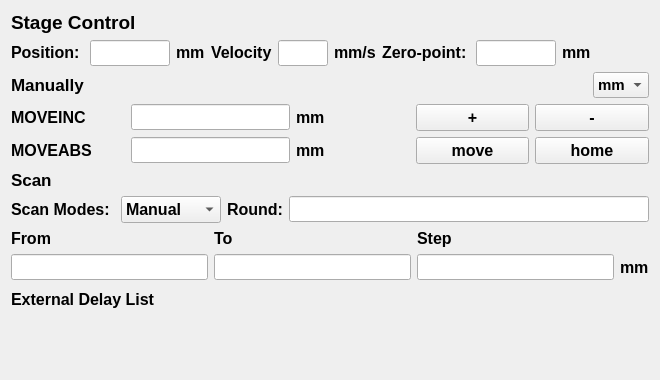
<?xml version="1.0" encoding="UTF-8"?>
<ui version="4.0">
 <class>ServoStage</class>
 <widget class="QWidget" name="ServoStage">
  <property name="geometry">
   <rect>
    <x>0</x>
    <y>0</y>
    <width>634</width>
    <height>380</height>
   </rect>
  </property>
  <property name="sizePolicy">
   <sizepolicy hsizetype="Expanding" vsizetype="Expanding">
    <horstretch>0</horstretch>
    <verstretch>0</verstretch>
   </sizepolicy>
  </property>
  <property name="minimumSize">
   <size>
    <width>0</width>
    <height>0</height>
   </size>
  </property>
  <property name="maximumSize">
   <size>
    <width>16777215</width>
    <height>16777215</height>
   </size>
  </property>
  <property name="windowTitle">
   <string>Servo Stage Control</string>
  </property>
  <layout class="QGridLayout" name="gridLayout_2">
   <item row="5" column="0" colspan="4">
    <layout class="QHBoxLayout" name="horizontalLayout">
     <item>
      <widget class="QLabel" name="label_17">
       <property name="sizePolicy">
        <sizepolicy hsizetype="Preferred" vsizetype="Fixed">
         <horstretch>0</horstretch>
         <verstretch>0</verstretch>
        </sizepolicy>
       </property>
       <property name="font">
        <font>
         <pointsize>12</pointsize>
         <bold>true</bold>
        </font>
       </property>
       <property name="text">
        <string>Scan Modes: </string>
       </property>
      </widget>
     </item>
     <item>
      <widget class="QComboBox" name="comboBox">
       <property name="minimumSize">
        <size>
         <width>100</width>
         <height>0</height>
        </size>
       </property>
       <property name="font">
        <font>
         <pointsize>12</pointsize>
         <bold>true</bold>
        </font>
       </property>
       <item>
        <property name="text">
         <string>Manual</string>
        </property>
       </item>
       <item>
        <property name="text">
         <string>Range</string>
        </property>
       </item>
       <item>
        <property name="text">
         <string>ExtFile</string>
        </property>
       </item>
      </widget>
     </item>
     <item>
      <widget class="QLabel" name="label_20">
       <property name="sizePolicy">
        <sizepolicy hsizetype="Preferred" vsizetype="Fixed">
         <horstretch>0</horstretch>
         <verstretch>0</verstretch>
        </sizepolicy>
       </property>
       <property name="font">
        <font>
         <pointsize>12</pointsize>
         <bold>true</bold>
        </font>
       </property>
       <property name="text">
        <string>Round:</string>
       </property>
      </widget>
     </item>
     <item>
      <widget class="QLineEdit" name="lineEdit_9">
       <property name="sizePolicy">
        <sizepolicy hsizetype="Expanding" vsizetype="Fixed">
         <horstretch>0</horstretch>
         <verstretch>0</verstretch>
        </sizepolicy>
       </property>
       <property name="font">
        <font>
         <family>Consolas</family>
         <pointsize>11</pointsize>
        </font>
       </property>
      </widget>
     </item>
    </layout>
   </item>
   <item row="1" column="2">
    <layout class="QHBoxLayout" name="horizontalLayout_2">
     <item>
      <widget class="QLabel" name="label_4">
       <property name="sizePolicy">
        <sizepolicy hsizetype="Preferred" vsizetype="Fixed">
         <horstretch>0</horstretch>
         <verstretch>0</verstretch>
        </sizepolicy>
       </property>
       <property name="font">
        <font>
         <pointsize>12</pointsize>
         <bold>true</bold>
        </font>
       </property>
       <property name="text">
        <string>Velocity</string>
       </property>
      </widget>
     </item>
     <item>
      <widget class="QLineEdit" name="lineEdit_2">
       <property name="sizePolicy">
        <sizepolicy hsizetype="Maximum" vsizetype="Fixed">
         <horstretch>0</horstretch>
         <verstretch>0</verstretch>
        </sizepolicy>
       </property>
       <property name="maximumSize">
        <size>
         <width>50</width>
         <height>16777215</height>
        </size>
       </property>
       <property name="font">
        <font>
         <family>Consolas</family>
         <pointsize>11</pointsize>
        </font>
       </property>
      </widget>
     </item>
     <item>
      <widget class="QLabel" name="label_5">
       <property name="sizePolicy">
        <sizepolicy hsizetype="Preferred" vsizetype="Fixed">
         <horstretch>0</horstretch>
         <verstretch>0</verstretch>
        </sizepolicy>
       </property>
       <property name="font">
        <font>
         <pointsize>12</pointsize>
         <bold>true</bold>
        </font>
       </property>
       <property name="text">
        <string>mm/s</string>
       </property>
      </widget>
     </item>
    </layout>
   </item>
   <item row="8" column="0" colspan="4">
    <widget class="QWidget" name="FileDialog" native="true">
     <property name="minimumSize">
      <size>
       <width>450</width>
       <height>50</height>
      </size>
     </property>
    </widget>
   </item>
   <item row="4" column="0" colspan="4">
    <widget class="QLabel" name="label_11">
     <property name="sizePolicy">
      <sizepolicy hsizetype="Preferred" vsizetype="Fixed">
       <horstretch>0</horstretch>
       <verstretch>0</verstretch>
      </sizepolicy>
     </property>
     <property name="font">
      <font>
       <pointsize>13</pointsize>
       <bold>true</bold>
      </font>
     </property>
     <property name="text">
      <string>Scan</string>
     </property>
    </widget>
   </item>
   <item row="0" column="0" colspan="2">
    <widget class="QLabel" name="label_1">
     <property name="sizePolicy">
      <sizepolicy hsizetype="Preferred" vsizetype="Fixed">
       <horstretch>0</horstretch>
       <verstretch>0</verstretch>
      </sizepolicy>
     </property>
     <property name="minimumSize">
      <size>
       <width>150</width>
       <height>0</height>
      </size>
     </property>
     <property name="font">
      <font>
       <pointsize>14</pointsize>
       <bold>true</bold>
      </font>
     </property>
     <property name="text">
      <string>Stage Control</string>
     </property>
    </widget>
   </item>
   <item row="3" column="0" colspan="4">
    <layout class="QVBoxLayout" name="verticalLayout">
     <item>
      <layout class="QHBoxLayout" name="horizontalLayout_5">
       <item>
        <widget class="QLabel" name="label_6">
         <property name="sizePolicy">
          <sizepolicy hsizetype="Preferred" vsizetype="Fixed">
           <horstretch>0</horstretch>
           <verstretch>0</verstretch>
          </sizepolicy>
         </property>
         <property name="font">
          <font>
           <pointsize>13</pointsize>
           <bold>true</bold>
          </font>
         </property>
         <property name="text">
          <string>Manually</string>
         </property>
        </widget>
       </item>
       <item>
        <widget class="QComboBox" name="workUnit">
         <property name="sizePolicy">
          <sizepolicy hsizetype="Fixed" vsizetype="Fixed">
           <horstretch>0</horstretch>
           <verstretch>0</verstretch>
          </sizepolicy>
         </property>
         <property name="font">
          <font>
           <pointsize>11</pointsize>
           <bold>true</bold>
          </font>
         </property>
         <item>
          <property name="text">
           <string>mm</string>
          </property>
         </item>
         <item>
          <property name="text">
           <string>ps</string>
          </property>
         </item>
        </widget>
       </item>
      </layout>
     </item>
     <item>
      <layout class="QGridLayout" name="gridLayout_1">
       <item row="2" column="1">
        <widget class="QLineEdit" name="lineEdit_4">
         <property name="sizePolicy">
          <sizepolicy hsizetype="Preferred" vsizetype="Fixed">
           <horstretch>0</horstretch>
           <verstretch>0</verstretch>
          </sizepolicy>
         </property>
         <property name="font">
          <font>
           <family>Consolas</family>
           <pointsize>11</pointsize>
          </font>
         </property>
        </widget>
       </item>
       <item row="1" column="4">
        <widget class="QPushButton" name="pushButton_1">
         <property name="sizePolicy">
          <sizepolicy hsizetype="Preferred" vsizetype="Fixed">
           <horstretch>0</horstretch>
           <verstretch>0</verstretch>
          </sizepolicy>
         </property>
         <property name="font">
          <font>
           <pointsize>12</pointsize>
           <bold>true</bold>
          </font>
         </property>
         <property name="text">
          <string>+</string>
         </property>
        </widget>
       </item>
       <item row="2" column="5">
        <widget class="QPushButton" name="pushButton_4">
         <property name="sizePolicy">
          <sizepolicy hsizetype="Preferred" vsizetype="Fixed">
           <horstretch>0</horstretch>
           <verstretch>0</verstretch>
          </sizepolicy>
         </property>
         <property name="font">
          <font>
           <pointsize>12</pointsize>
           <bold>true</bold>
          </font>
         </property>
         <property name="text">
          <string>home</string>
         </property>
        </widget>
       </item>
       <item row="1" column="5">
        <widget class="QPushButton" name="pushButton_2">
         <property name="sizePolicy">
          <sizepolicy hsizetype="Preferred" vsizetype="Fixed">
           <horstretch>0</horstretch>
           <verstretch>0</verstretch>
          </sizepolicy>
         </property>
         <property name="font">
          <font>
           <pointsize>12</pointsize>
           <bold>true</bold>
          </font>
         </property>
         <property name="text">
          <string>-</string>
         </property>
        </widget>
       </item>
       <item row="1" column="3">
        <widget class="QLabel" name="label_9">
         <property name="sizePolicy">
          <sizepolicy hsizetype="Preferred" vsizetype="Fixed">
           <horstretch>0</horstretch>
           <verstretch>0</verstretch>
          </sizepolicy>
         </property>
         <property name="minimumSize">
          <size>
           <width>40</width>
           <height>0</height>
          </size>
         </property>
         <property name="font">
          <font>
           <pointsize>12</pointsize>
           <bold>true</bold>
          </font>
         </property>
         <property name="text">
          <string>mm</string>
         </property>
        </widget>
       </item>
       <item row="2" column="4">
        <widget class="QPushButton" name="pushButton_3">
         <property name="sizePolicy">
          <sizepolicy hsizetype="Preferred" vsizetype="Fixed">
           <horstretch>0</horstretch>
           <verstretch>0</verstretch>
          </sizepolicy>
         </property>
         <property name="font">
          <font>
           <pointsize>12</pointsize>
           <bold>true</bold>
          </font>
         </property>
         <property name="text">
          <string>move</string>
         </property>
        </widget>
       </item>
       <item row="1" column="1">
        <widget class="QLineEdit" name="lineEdit_3">
         <property name="sizePolicy">
          <sizepolicy hsizetype="Preferred" vsizetype="Fixed">
           <horstretch>0</horstretch>
           <verstretch>0</verstretch>
          </sizepolicy>
         </property>
         <property name="font">
          <font>
           <family>Consolas</family>
           <pointsize>11</pointsize>
          </font>
         </property>
        </widget>
       </item>
       <item row="1" column="0">
        <widget class="QLabel" name="label_7">
         <property name="sizePolicy">
          <sizepolicy hsizetype="Preferred" vsizetype="Fixed">
           <horstretch>0</horstretch>
           <verstretch>0</verstretch>
          </sizepolicy>
         </property>
         <property name="font">
          <font>
           <pointsize>12</pointsize>
           <bold>true</bold>
          </font>
         </property>
         <property name="text">
          <string>MOVEINC</string>
         </property>
        </widget>
       </item>
       <item row="2" column="3">
        <widget class="QLabel" name="label_10">
         <property name="sizePolicy">
          <sizepolicy hsizetype="Preferred" vsizetype="Fixed">
           <horstretch>0</horstretch>
           <verstretch>0</verstretch>
          </sizepolicy>
         </property>
         <property name="minimumSize">
          <size>
           <width>40</width>
           <height>0</height>
          </size>
         </property>
         <property name="font">
          <font>
           <pointsize>12</pointsize>
           <bold>true</bold>
          </font>
         </property>
         <property name="text">
          <string>mm</string>
         </property>
        </widget>
       </item>
       <item row="2" column="0">
        <widget class="QLabel" name="label_8">
         <property name="sizePolicy">
          <sizepolicy hsizetype="Preferred" vsizetype="Fixed">
           <horstretch>0</horstretch>
           <verstretch>0</verstretch>
          </sizepolicy>
         </property>
         <property name="minimumSize">
          <size>
           <width>80</width>
           <height>0</height>
          </size>
         </property>
         <property name="font">
          <font>
           <pointsize>12</pointsize>
           <bold>true</bold>
          </font>
         </property>
         <property name="text">
          <string>MOVEABS</string>
         </property>
        </widget>
       </item>
      </layout>
     </item>
    </layout>
   </item>
   <item row="1" column="0" colspan="2">
    <layout class="QHBoxLayout" name="horizontalLayout_1">
     <item>
      <widget class="QLabel" name="label_2">
       <property name="sizePolicy">
        <sizepolicy hsizetype="Preferred" vsizetype="Fixed">
         <horstretch>0</horstretch>
         <verstretch>0</verstretch>
        </sizepolicy>
       </property>
       <property name="font">
        <font>
         <pointsize>12</pointsize>
         <bold>true</bold>
        </font>
       </property>
       <property name="text">
        <string>Position: </string>
       </property>
      </widget>
     </item>
     <item>
      <widget class="QLineEdit" name="lineEdit_1">
       <property name="sizePolicy">
        <sizepolicy hsizetype="Expanding" vsizetype="Fixed">
         <horstretch>0</horstretch>
         <verstretch>0</verstretch>
        </sizepolicy>
       </property>
       <property name="minimumSize">
        <size>
         <width>80</width>
         <height>0</height>
        </size>
       </property>
       <property name="font">
        <font>
         <family>Consolas</family>
         <pointsize>11</pointsize>
        </font>
       </property>
      </widget>
     </item>
     <item>
      <widget class="QLabel" name="label_3">
       <property name="sizePolicy">
        <sizepolicy hsizetype="Preferred" vsizetype="Fixed">
         <horstretch>0</horstretch>
         <verstretch>0</verstretch>
        </sizepolicy>
       </property>
       <property name="font">
        <font>
         <pointsize>12</pointsize>
         <bold>true</bold>
        </font>
       </property>
       <property name="text">
        <string>mm</string>
       </property>
      </widget>
     </item>
    </layout>
   </item>
   <item row="6" column="0" colspan="4">
    <layout class="QGridLayout" name="gridLayout">
     <item row="2" column="3">
      <widget class="QLabel" name="label_15">
       <property name="font">
        <font>
         <pointsize>12</pointsize>
         <bold>true</bold>
        </font>
       </property>
       <property name="text">
        <string>mm</string>
       </property>
      </widget>
     </item>
     <item row="0" column="2">
      <widget class="QLabel" name="label_14">
       <property name="font">
        <font>
         <pointsize>12</pointsize>
         <bold>true</bold>
        </font>
       </property>
       <property name="text">
        <string>Step</string>
       </property>
      </widget>
     </item>
     <item row="2" column="2">
      <widget class="QLineEdit" name="lineEdit_7">
       <property name="sizePolicy">
        <sizepolicy hsizetype="Expanding" vsizetype="Fixed">
         <horstretch>0</horstretch>
         <verstretch>0</verstretch>
        </sizepolicy>
       </property>
       <property name="font">
        <font>
         <family>Consolas</family>
         <pointsize>11</pointsize>
        </font>
       </property>
      </widget>
     </item>
     <item row="2" column="0">
      <widget class="QLineEdit" name="lineEdit_5">
       <property name="sizePolicy">
        <sizepolicy hsizetype="Expanding" vsizetype="Fixed">
         <horstretch>0</horstretch>
         <verstretch>0</verstretch>
        </sizepolicy>
       </property>
       <property name="font">
        <font>
         <family>Consolas</family>
         <pointsize>11</pointsize>
        </font>
       </property>
      </widget>
     </item>
     <item row="0" column="1">
      <widget class="QLabel" name="label_13">
       <property name="font">
        <font>
         <pointsize>12</pointsize>
         <bold>true</bold>
        </font>
       </property>
       <property name="text">
        <string>To</string>
       </property>
      </widget>
     </item>
     <item row="2" column="1">
      <widget class="QLineEdit" name="lineEdit_6">
       <property name="sizePolicy">
        <sizepolicy hsizetype="Expanding" vsizetype="Fixed">
         <horstretch>0</horstretch>
         <verstretch>0</verstretch>
        </sizepolicy>
       </property>
       <property name="font">
        <font>
         <family>Consolas</family>
         <pointsize>11</pointsize>
        </font>
       </property>
      </widget>
     </item>
     <item row="0" column="0">
      <widget class="QLabel" name="label_12">
       <property name="font">
        <font>
         <pointsize>12</pointsize>
         <bold>true</bold>
        </font>
       </property>
       <property name="text">
        <string>From</string>
       </property>
      </widget>
     </item>
    </layout>
   </item>
   <item row="7" column="0" colspan="4">
    <widget class="QLabel" name="label_16">
     <property name="font">
      <font>
       <pointsize>12</pointsize>
       <bold>true</bold>
      </font>
     </property>
     <property name="text">
      <string>External Delay List</string>
     </property>
    </widget>
   </item>
   <item row="1" column="3">
    <layout class="QHBoxLayout" name="horizontalLayout_3">
     <item>
      <widget class="QLabel" name="label_18">
       <property name="sizePolicy">
        <sizepolicy hsizetype="Preferred" vsizetype="Fixed">
         <horstretch>0</horstretch>
         <verstretch>0</verstretch>
        </sizepolicy>
       </property>
       <property name="minimumSize">
        <size>
         <width>0</width>
         <height>0</height>
        </size>
       </property>
       <property name="font">
        <font>
         <pointsize>12</pointsize>
         <bold>true</bold>
        </font>
       </property>
       <property name="text">
        <string>Zero-point:</string>
       </property>
      </widget>
     </item>
     <item>
      <widget class="QLineEdit" name="lineEdit_8">
       <property name="sizePolicy">
        <sizepolicy hsizetype="Expanding" vsizetype="Fixed">
         <horstretch>0</horstretch>
         <verstretch>0</verstretch>
        </sizepolicy>
       </property>
       <property name="minimumSize">
        <size>
         <width>80</width>
         <height>0</height>
        </size>
       </property>
       <property name="maximumSize">
        <size>
         <width>80</width>
         <height>16777215</height>
        </size>
       </property>
       <property name="font">
        <font>
         <family>Consolas</family>
         <pointsize>11</pointsize>
        </font>
       </property>
      </widget>
     </item>
     <item>
      <widget class="QLabel" name="label_19">
       <property name="sizePolicy">
        <sizepolicy hsizetype="Preferred" vsizetype="Fixed">
         <horstretch>0</horstretch>
         <verstretch>0</verstretch>
        </sizepolicy>
       </property>
       <property name="font">
        <font>
         <pointsize>12</pointsize>
         <bold>true</bold>
        </font>
       </property>
       <property name="text">
        <string>mm</string>
       </property>
      </widget>
     </item>
    </layout>
   </item>
  </layout>
 </widget>
 <resources/>
 <connections/>
</ui>
